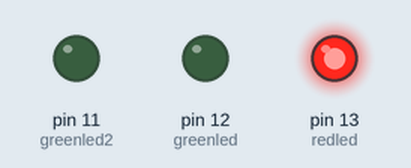
Recording of a sketch running on a simulated Arduino Uno, built with avr-gcc and run on an emulated ATmega328P. Parts: output pins drawn as LEDs (lit = HIGH).

Above: at 0.02 s.
At 1.2 s:
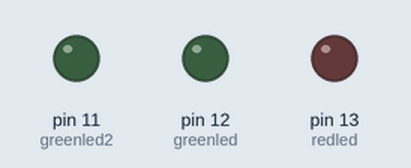
At 2.07 s:
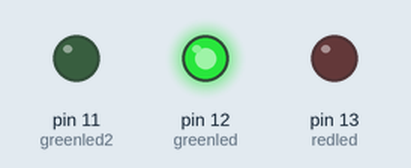
At 3.97 s:
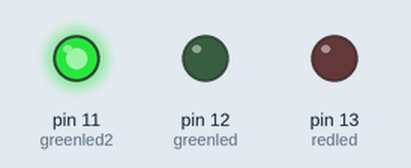
Timing chart, 0 to 4.3 s (numbered marks = the images above):
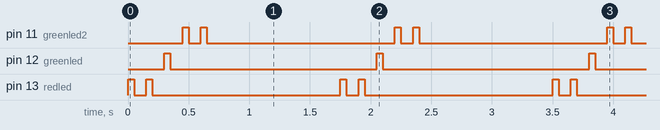

Measured:
- by itself, pin 11 (greenled2), pin 13 (redled): repeats every 1.8 s: LOW 0.10 s, HIGH 0.05 s, LOW 1.6 s, HIGH 0.05 s
- by itself, pin 12 (greenled): alternates HIGH for 0.05 s and LOW for 1.7 s
- by itself, everything shown: repeats every 1.8 s, in 10 steps

The sketch:

3_Led_Lighting.ino
```cpp
int redled = 13;
int greenled = 12;
int greenled2 = 11;
int dit = 50;
int dah = 100;
int longW =  1000;
void setup() {
  // put your setup code here, to run once:
pinMode(redled, OUTPUT);
pinMode(greenled, OUTPUT);
pinMode(greenled2, OUTPUT);
}

void loop() {
  // put your main code here, to run repeatedly:
digitalWrite(redled, HIGH);
delay(dit);
digitalWrite(redled, LOW);
delay(dah);

digitalWrite(redled, HIGH);
delay(dit);
digitalWrite(redled, LOW);
delay(dah);

digitalWrite(greenled, HIGH);
delay(dit);
digitalWrite(greenled, LOW);
delay(dah);

digitalWrite(greenled2, HIGH);
delay(dit);
digitalWrite(greenled2, LOW);
delay(dah);

digitalWrite(greenled2, HIGH);
delay(dit);
digitalWrite(greenled2, LOW);
delay(dah);

delay(longW);

}
```
